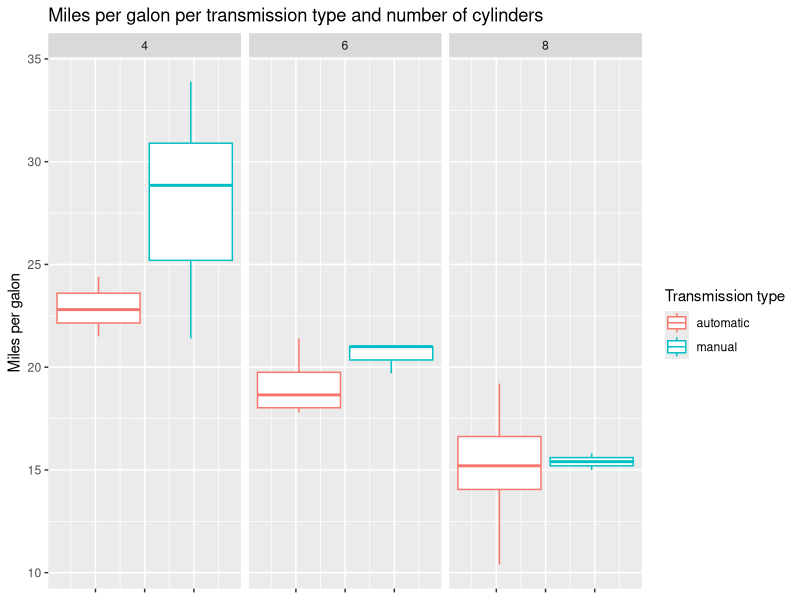
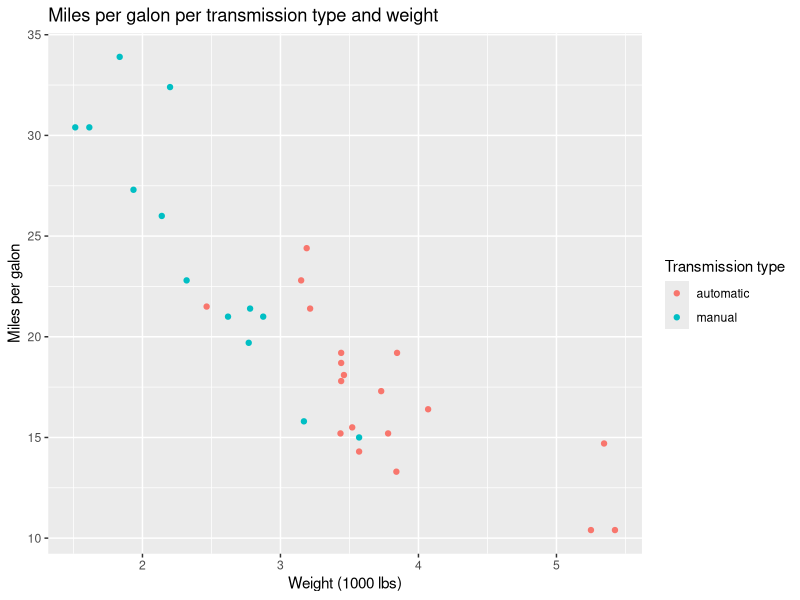
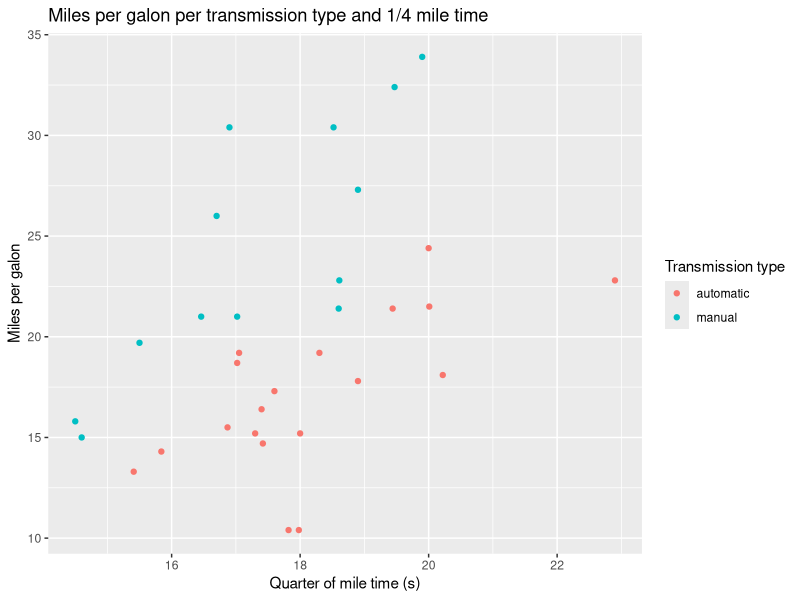

Write R code to recreate these figures, in order. (Note: this script raises an error after producing the figures.)
## ---- chunk 1
library(datasets); library(ggplot2); library(dplyr)
mtcars$am <- factor(mtcars$am)

ggplot(mtcars, aes(y=mpg, color=am)) + geom_boxplot() + facet_grid(. ~ cyl) +
    theme(axis.text.x = element_blank()) + ylab('Miles per galon') +
    ggtitle('Miles per galon per transmission type and number of cylinders') +
    scale_color_discrete(name = 'Transmission type', labels = c('automatic', 'manual'))

ggplot(mtcars, aes(y=mpg, x=wt, color=am)) + geom_point() + xlab('Weight (1000 lbs)') +
    ylab('Miles per galon') + ggtitle('Miles per galon per transmission type and weight')+
    scale_color_discrete(name = 'Transmission type', labels = c('automatic', 'manual'))

ggplot(mtcars, aes(y=mpg, x=qsec, color=am)) + geom_point() +
    xlab('Quarter of mile time (s)') + ylab('Miles per galon') +
    ggtitle('Miles per galon per transmission type and 1/4 mile time') +
    scale_color_discrete(name = 'Transmission type', labels = c('automatic', 'manual'))
## ---- chunk 2
step(lm(mpg ~ . , data = mtcars))
## ---- chunk 3
bestfit <- lm(mpg ~ wt + qsec + am, data=mtcars)
summary(bestfit)$coef
## ---- chunk 4
t.test(mpg~am,mu=2.9,data=mtcars,paired=FALSE,var.equal=FALSE,alternative='less')$p.value
## ---- chunk 5
plot(resid(bestfit), pch=21, col='black', bg='lightblue', frame=FALSE,
     xlab='cars', ylab='residuals', main='Residual plot')
abline(h=0, lwd=2)

dfbetaMat <- dfbetas(bestfit); title <- c('intercept', 'weight', 'qsec', 'manual')
par(mfrow=c(2,2))
for (i in 1:4){ plot(dfbetaMat[,i], xlab='cars', ylab='dfbeta values',
                     main = paste('dfbeta values for', title[i] , 'term')) }

par(mfrow=c(1,1))
plot(hatvalues(bestfit), pch=21, col='black', bg='lightblue', frame=FALSE,
     xlab='cars', ylab='hat values', main='hat values plot')
## ---- chunk 6
library(datasets); library(ggplot2); library(dplyr)
mtcars$am <- factor(mtcars$am)

ggplot(mtcars, aes(y=mpg, color=am)) + geom_boxplot() + facet_grid(. ~ cyl) +
    theme(axis.text.x = element_blank()) + ylab('Miles per galon') +
    ggtitle('Miles per galon per transmission type and number of cylinders') +
    scale_color_discrete(name = 'Transmission type', labels = c('automatic', 'manual'))

ggplot(mtcars, aes(y=mpg, x=wt, color=am)) + geom_point() + xlab('Weight (1000 lbs)') +
    ylab('Miles per galon') + ggtitle('Miles per galon per transmission type and weight')+
    scale_color_discrete(name = 'Transmission type', labels = c('automatic', 'manual'))

ggplot(mtcars, aes(y=mpg, x=qsec, color=am)) + geom_point() +
    xlab('Quarter of mile time (s)') + ylab('Miles per galon') +
    ggtitle('Miles per galon per transmission type and 1/4 mile time') +
    scale_color_discrete(name = 'Transmission type', labels = c('automatic', 'manual'))
## ---- chunk 7
e <- resid(bestfit)
plot(e, pch=21, col='black', bg='lightblue', frame=FALSE,
     xlab='cars', ylab='residuals', main='Residual plot')
abline(h=0, lwd=2)
## ---- chunk 8
dfbetaMat <- dfbetas(bestfit)
par(mfrow=c(2,2))
title <- c('intercept', 'weight', 'qsec', 'manual')
for (i in 1:4){ plot(dfbetaMat[,i], xlab='cars', ylab='dfbeta values',
                     main = paste('dfbeta values for', title[i] , 'term')) }
## ---- chunk 9
par(mfrow=c(1,1))
hats <- hatvalues(bestfit)
plot(hats, pch=21, col='black', bg='lightblue', frame=FALSE,
     xlab='cars', ylab='hat values', main='hat values plot')
